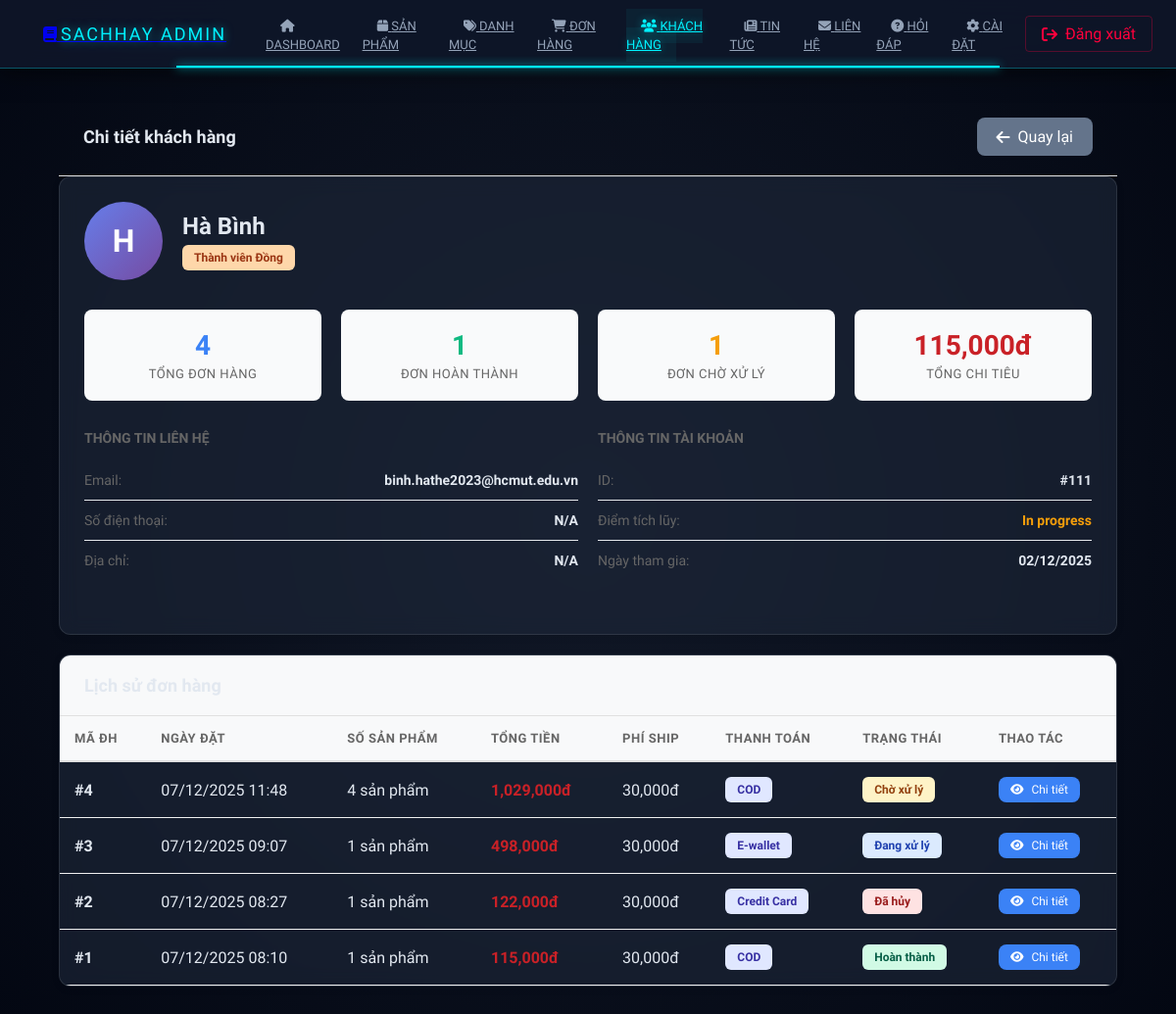
Before: /admin/customerDetail/111 (signed in) with the older database file.
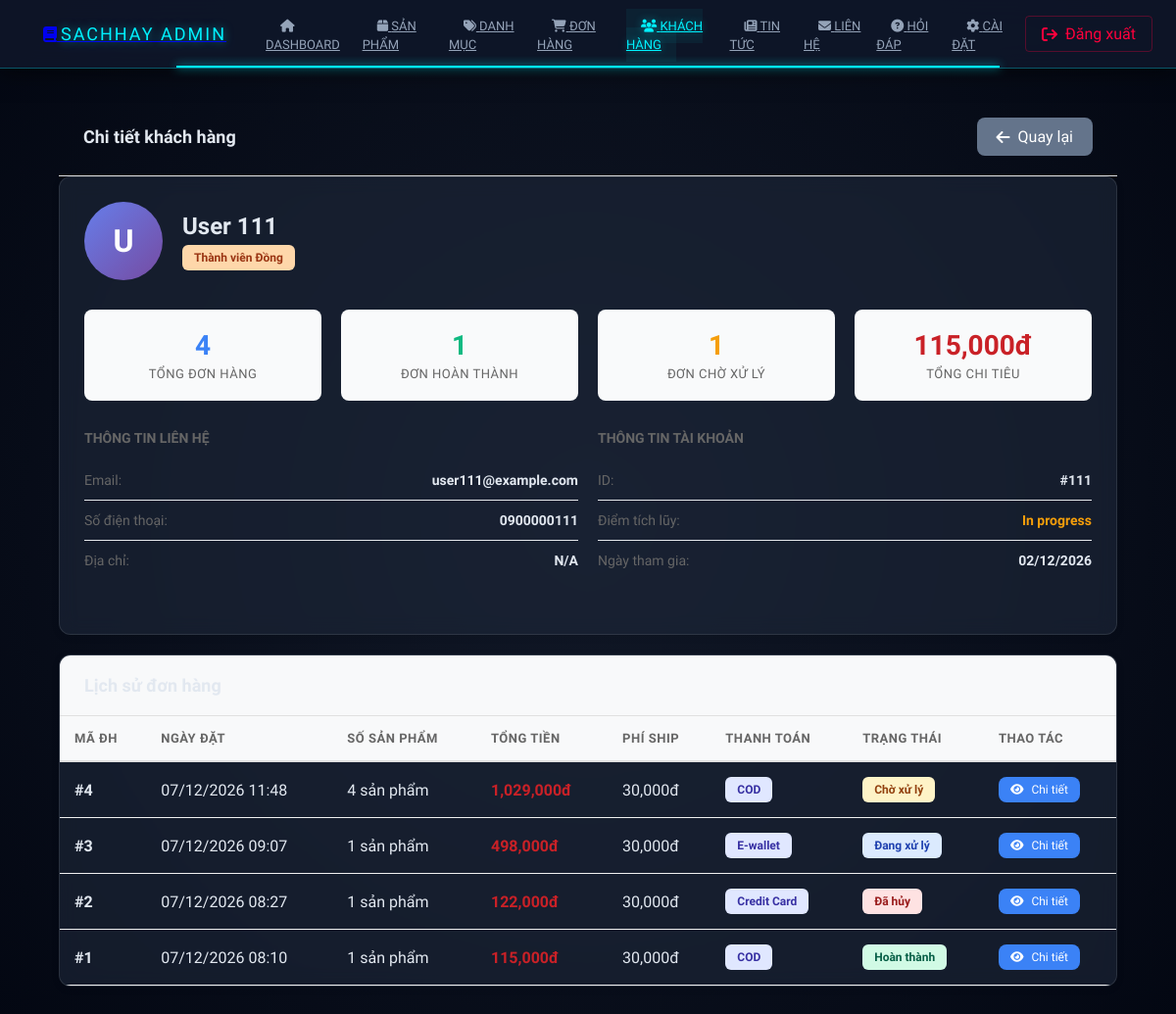
After: the same page with the newer database file.
### tables this page shows
CREATE TABLE `users` (
  `user_id` int(11) NOT NULL,
  `password` varchar(100) NOT NULL,
  `fullname` varchar(50) NOT NULL,
  `email` varchar(100) NOT NULL,
  `phone` varchar(20) DEFAULT NULL,
  `role` varchar(50) NOT NULL DEFAULT 'Customer',
  `note` text DEFAULT NULL,
  `created_date` date DEFAULT NULL
);

CREATE TABLE `orders` (
  `order_id` int(11) NOT NULL COMMENT 'ID đơn hàng',
  `user_id` int(11) NOT NULL COMMENT 'ID người dùng đặt hàng',
  `recipient_name` varchar(255) NOT NULL COMMENT 'Tên người nhận',
  `recipient_phone` varchar(20) NOT NULL COMMENT 'Số điện thoại người nhận',
  `shipping_address` text NOT NULL COMMENT 'Địa chỉ giao hàng đầy đủ',
  `payment_method` varchar(50) DEFAULT 'COD' COMMENT 'Phương thức thanh toán: COD, E-wallet, Credit Card',
  `subtotal` decimal(10,2) NOT NULL DEFAULT 0.00 COMMENT 'Tạm tính (chưa có phí ship)',
  `shipping_fee` decimal(10,2) DEFAULT 30000.00 COMMENT 'Phí vận chuyển',
  `total_amount` decimal(10,2) NOT NULL COMMENT 'Tổng tiền = subtotal + shipping_fee',
  `status` enum('pending','processing','shipped','completed','cancelled') DEFAULT 'pending' COMMENT 'Trạng thái đơn hàng',
  `note` text DEFAULT NULL COMMENT 'Ghi chú của khách hàng',
  `created_at` timestamp NOT NULL DEFAULT current_timestamp() COMMENT 'Thời gian tạo đơn',
  `updated_at` timestamp NOT NULL DEFAULT current_timestamp() ON UPDATE current_timestamp() COMMENT 'Thời gian cập nhật'
);

### app/controllers/AdminController.php (called while the page is built, shortened)
<?php
class AdminController extends Controller {
    private $adminModel;
    public function __construct() {
        $this->adminModel = $this->model('Admin');
    }
    public function customerDetail($customerId) {
        $customer = $this->adminModel->getCustomerById($customerId);
        $data = [
            'title' => 'Chi tiết khách hàng: ' . $customer['fullname'],
            'page' => 'customers',
            'customer' => $customer,
            'orders' => $this->adminModel->getCustomerOrders($customerId),
            'stats' => $this->adminModel->getCustomerStats($customerId),
            'contentFile' => APP_ROOT . '/views/admin/customers/detail.php'
        ];
        $this->view('admin/admin', $data);
    }
}

### app/core/App.php (called while the page is built, shortened)
<?php
class App {
    protected $method = "index";
    public function __construct() {
        $url = $this->parseURL();
        if(isset($url[0]) && !empty($url[0])) {
            $controllerFile = APP_ROOT . '/controllers/' . ucfirst($url[0]) . 'Controller.php';
            if(file_exists($controllerFile)) {
                unset($url[0]);
            } else {
                $this->redirectToLanding();
                return;
            }
        }
        $this->controller = new $this->controller;
        if(isset($url[1]) && !empty($url[1])) {
            if(method_exists($this->controller, $url[1])) {
                $this->method = $url[1];
                unset($url[1]);
            } else {
                $this->redirectToLanding();
                return;
            }
        }
        $this->params = $url ? array_values($url) : [];
        call_user_func_array([$this->controller, $this->method], $this->params);
    }
    private function parseURL() {
        if(isset($_GET["url"])) {
            return explode('/', filter_var(rtrim($_GET['url'], '/'), FILTER_SANITIZE_URL));
        }
        return [];
    }
}

### public/index.php (called while the page is built, shortened)
<?php
$app = new App();

### app/core/DB.php (called while the page is built, shortened)
<?php
class DB
{
    public $con;
    public function __construct()
    {
        $this->host = DB_HOST;
        $this->username = DB_USER;
        $this->password = DB_PASS;
        $this->dbname = DB_NAME;
        $this->port = DB_PORT;
        try {
            $this->con = new PDO(
                "mysql:host={$this->host};port={$this->port};dbname={$this->dbname};charset=utf8mb4",
                $this->username,
                $this->password,
                [
                    PDO::ATTR_ERRMODE => PDO::ERRMODE_EXCEPTION,
                    PDO::ATTR_DEFAULT_FETCH_MODE => PDO::FETCH_ASSOC,
                    PDO::ATTR_EMULATE_PREPARES => false
                ]
            );
        } catch (PDOException $e) {
            die("Connection failed: " . $e->getMessage());
        }
    }
    public function query($sql, $params = [])
    {
        $stmt = $this->con->prepare($sql);
        $stmt->execute($params);
        return $stmt;
    }
    public function single($sql, $params = [])
    {
        $stmt = $this->query($sql, $params);
        return $stmt->fetch();
    }
    public function all($sql, $params = [])
    {
        $stmt = $this->query($sql, $params);
        return $stmt->fetchAll();
    }
}

### app/models/Admin.php (called while the page is built, shortened)
<?php
class Admin extends DB
{
    public function getCustomerById($customerId)
    {
        $sql = "SELECT
                    u.user_id,
                    u.fullname,
                    u.email,
                    u.phone,
                    u.note,
                    u.created_date,
                    c.member_type,
                    c.total_fpoint
                FROM users u
                LEFT JOIN customer c ON u.user_id = c.user_id
                WHERE u.user_id = :customer_id AND u.role = 'customer'";
        return $this->single($sql, ['customer_id' => $customerId]);
    }
    public function getCustomerOrders($customerId)
    {
        $sql = "SELECT
                    o.order_id,
                    o.created_at as created_date,
                    o.status,
                    o.total_amount as total,
                    o.shipping_fee,
                    o.payment_method,
                    COUNT(DISTINCT op.product_id) as total_items
                FROM orders o
                LEFT JOIN order_product op ON o.order_id = op.order_id
                WHERE o.user_id = :customer_id
                GROUP BY o.order_id
                ORDER BY o.created_at DESC";
        return $this->all($sql, ['customer_id' => $customerId]);
    }
    public function getCustomerStats($customerId)
    {
        $sql = "SELECT
                    COUNT(DISTINCT o.order_id) as total_orders,
                    SUM(CASE WHEN o.status = 'completed' THEN o.total_amount ELSE 0 END) as total_spent,
                    SUM(CASE WHEN o.status = 'pending' THEN 1 ELSE 0 END) as pending_orders,
                    SUM(CASE WHEN o.status = 'completed' THEN 1 ELSE 0 END) as completed_orders
                FROM orders o
                WHERE o.user_id = :customer_id";
        return $this->single($sql, ['customer_id' => $customerId]);
    }
}

### app/views/admin/customers/detail.php (the view, shortened to what the changed rows need)
<div class="card-header-actions">
    <h2 class="card-title">Chi tiết khách hàng</h2>
    <a href="<?= BASE_URL ?>admin/customers" class="btn btn-secondary">
        <i class="fas fa-arrow-left"></i> Quay lại
    </a>
</div>
<div class="admin-card">
    <div class="card-body">
        <div class="customer-header">
            <div class="customer-avatar-large">
                <?= strtoupper(substr($customer['fullname'], 0, 1)) ?>
            </div>
            <div class="customer-header-info">
                <h2><?= htmlspecialchars($customer['fullname']) ?></h2>
                <div>
                    <?php
                    $memberType = strtolower($customer['member_type'] ?? 'bronze');
                    $memberClass = match($memberType) {
                        'gold' => 'gold',
                        'silver' => 'silver',
                        'diamond' => 'diamond',
                        default => 'bronze'
                    };
                    $memberText = match($memberType) {
                        'gold' => 'Thành viên Vàng',
                        'silver' => 'Thành viên Bạc',
                        'diamond' => 'Thành viên Kim cương',
                        default => 'Thành viên Đồng'
                    };
                    ?>
                    <span class="badge <?= $memberClass ?>"><?= $memberText ?></span>
                </div>
            </div>
        </div>
        <div class="stats-grid">
            <div class="stat-card">
                <div class="stat-value" style="color: #3b82f6;"><?= $stats['total_orders'] ?? 0 ?></div>
                <div class="stat-label">Tổng đơn hàng</div>
            </div>
            <div class="stat-card">
                <div class="stat-value" style="color: #10b981;"><?= $stats['completed_orders'] ?? 0 ?></div>
                <div class="stat-label">Đơn hoàn thành</div>
            </div>
            <div class="stat-card">
                <div class="stat-value" style="color: #f59e0b;"><?= $stats['pending_orders'] ?? 0 ?></div>
                <div class="stat-label">Đơn chờ xử lý</div>
            </div>
            <div class="stat-card">
                <div class="stat-value" style="color: #c92127;"><?= number_format($stats['total_spent'] ?? 0) ?>đ</div>
                <div class="stat-label">Tổng chi tiêu</div>
            </div>
        </div>
        <div class="info-grid">
            <div>
                <h3 style="font-size: 14px; font-weight: 600; color: #666; text-transform: uppercase; margin-bottom: 15px;">Thông tin liên hệ</h3>
                <div class="info-row">
                    <span class="info-label">Email:</span>
                    <span class="info-value"><?= htmlspecialchars($customer['email']) ?></span>
                </div>
                <div class="info-row">
                    <span class="info-label">Số điện thoại:</span>
                    <span class="info-value"><?= htmlspecialchars($customer['phone'] ?? 'N/A') ?></span>
                </div>
                <div class="info-row">
                    <span class="info-label">Địa chỉ:</span>
                    <span class="info-value"><?= htmlspecialchars($customer['note'] ?? 'N/A') ?></span>
                </div>
            </div>
            <div>
                <h3 style="font-size: 14px; font-weight: 600; color: #666; text-transform: uppercase; margin-bottom: 15px;">Thông tin tài khoản</h3>
                <div class="info-row">
                    <span class="info-label">ID:</span>
                    <span class="info-value">#<?= $customer['user_id'] ?></span>
                </div>
                <div class="info-row">
                    <span class="info-label">Điểm tích lũy:</span>
                    <span class="info-value" style="color: #f59e0b;">In progress</span>
                </div>
                <div class="info-row">
                    <span class="info-label">Ngày tham gia:</span>
                    <span class="info-value"><?= date('d/m/Y', strtotime($customer['created_date'])) ?></span>
                </div>
            </div>
        </div>
    </div>
</div>
<div class="admin-card">
    <div class="card-header">
        <h3 class="card-title">Lịch sử đơn hàng</h3>
    </div>
    <div class="table-container">
        <table>
            <thead>
                <tr>
                    <th>Mã ĐH</th>
                    <th>Ngày đặt</th>
                    <th>Số sản phẩm</th>
                    <th>Tổng tiền</th>
                    <th>Phí ship</th>
                    <th>Thanh toán</th>
                    <th>Trạng thái</th>
                    <th>Thao tác</th>
                </tr>
            </thead>
            <tbody>
                <?php if (!empty($orders)): ?>
                    <?php foreach($orders as $order): ?>
                    <tr>
                        <td class="fw-bold">#<?= $order['order_id'] ?></td>
                        <td><?= date('d/m/Y H:i', strtotime($order['created_date'])) ?></td>
                        <td><?= $order['total_items'] ?? 0 ?> sản phẩm</td>
                        <td class="text-danger fw-bold"><?= number_format($order['total']) ?>đ</td>
                        <td><?= number_format($order['shipping_fee']) ?>đ</td>
                        <td>
                            <span class="badge" style="background: #e0e7ff; color: #3730a3;">
                                <?= htmlspecialchars($order['payment_method'] ?? 'N/A') ?>
                            </span>
                        </td>
                        <td>
                            <?php
                            $statusClass = match($order['status']) {
                                'pending' => 'pending',
                                'processing' => 'processing',
                                'shipped' => 'shipped',
                                'completed' => 'completed',
                                'cancelled' => 'cancelled',
                                default => 'pending'
                            };
                            $statusText = match($order['status']) {
                                'pending' => 'Chờ xử lý',
                                'processing' => 'Đang xử lý',
                                'shipped' => 'Đang giao',
                                'completed' => 'Hoàn thành',
                                'cancelled' => 'Đã hủy',
                                default => $order['status']
                            };
                            ?>
                            <span class="badge <?= $statusClass ?>"><?= $statusText ?></span>
                        </td>
                        <td>
                            <a href="<?= BASE_URL ?>admin/orderDetail/<?= $order['order_id'] ?>" class="btn btn-info btn-sm">
                                <i class="fas fa-eye"></i> Chi tiết
                            </a>
                        </td>
                    </tr>
                    <?php endforeach; ?>
                <?php else: ?>
                    <tr>
                        <td colspan="8" class="text-center">Khách hàng chưa có đơn hàng nào</td>
                    </tr>
                <?php endif; ?>
            </tbody>
        </table>
    </div>
</div>

Changed rows visible on the page:
changed users id 111: fullname "H" → "U"; fullname "Hà Bình" → "User 111"; email "binh.hathe2023@hcmut.edu.vn" → "user111@example.com"; phone "N/A" → "0900000111"; created_date "02/12/2025" → "02/12/2026"
changed orders "Chờ xử lý": created_at "07/12/2025 11:48" → "07/12/2026 11:48"
changed orders "E-wallet": created_at "07/12/2025 09:07" → "07/12/2026 09:07"
changed orders "Credit Card": created_at "07/12/2025 08:27" → "07/12/2026 08:27"
changed orders "Hoàn thành": created_at "07/12/2025 08:10" → "07/12/2026 08:10"
